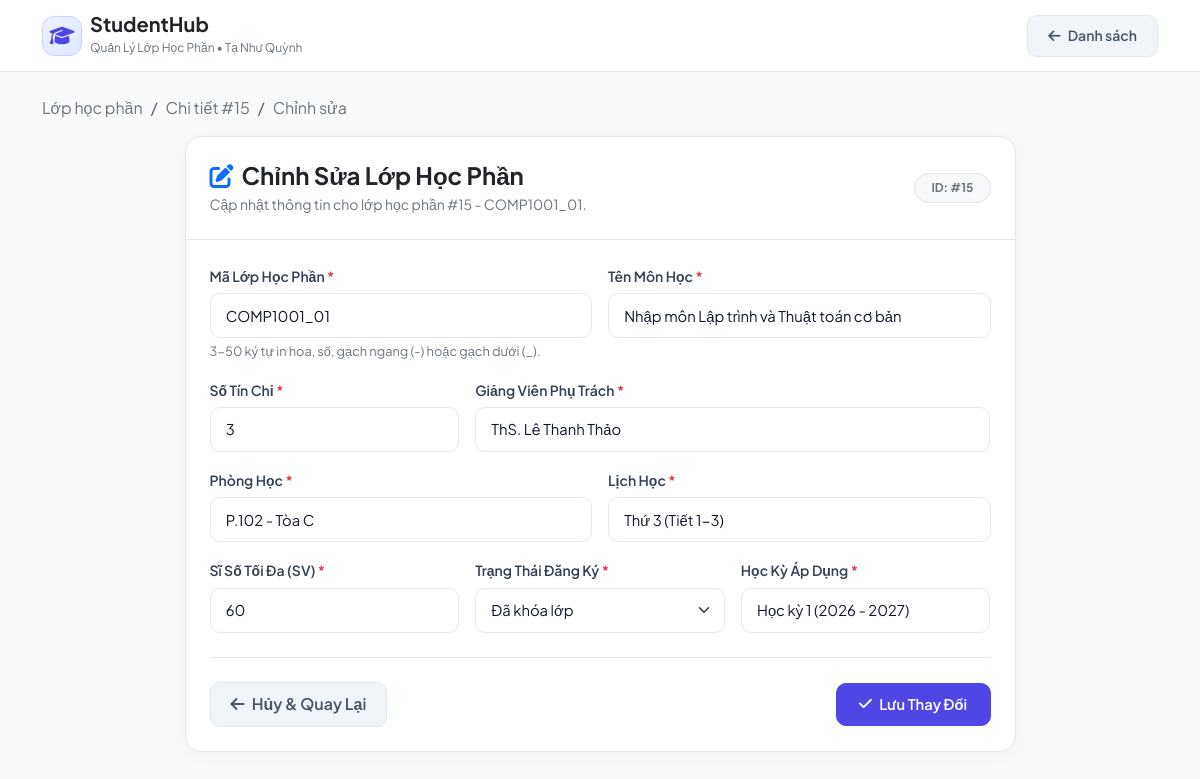
Page /edit.php?id=15 on the committed database.
### tables this page shows
CREATE TABLE IF NOT EXISTS `lop_hoc_phan` (
    `id` INT AUTO_INCREMENT PRIMARY KEY,
    `ma_lop` VARCHAR(50) NOT NULL UNIQUE,
    `ten_mon_hoc` VARCHAR(255) NOT NULL,
    `so_tin_chi` INT NOT NULL,
    `giang_vien` VARCHAR(150) NOT NULL,
    `phong_hoc` VARCHAR(50) NOT NULL,
    `lich_hoc` VARCHAR(150) NOT NULL,
    `si_so_toi_da` INT NOT NULL DEFAULT 40,
    `trang_thai` ENUM('mo', 'khoa') NOT NULL DEFAULT 'mo',
    `hoc_ky` VARCHAR(50) NOT NULL DEFAULT 'Học kỳ 1 (2026 - 2027)',
    `created_at` TIMESTAMP DEFAULT CURRENT_TIMESTAMP,
    `updated_at` TIMESTAMP DEFAULT CURRENT_TIMESTAMP ON UPDATE CURRENT_TIMESTAMP,
    INDEX `idx_lop_ten_mon` (`ten_mon_hoc`),
    INDEX `idx_lop_giang_vien` (`giang_vien`),
    INDEX `idx_lop_trang_thai` (`trang_thai`)
);

### edit.php (the view, shortened to what the rows shown need)
<?php
require_once __DIR__ . '/config/database.php';
require_once __DIR__ . '/helpers/session.php';
require_once __DIR__ . '/repositories/LopHocPhanRepository.php';
$repository = new LopHocPhanRepository(getDatabaseConnection());
$id = filter_input(INPUT_GET, 'id', FILTER_VALIDATE_INT);
    ?>
    <?php
$classItem = $repository->getById((int)$id);
    ?>
    <?php
$errors = [];
$formData = [
    'ma_lop'       => $classItem['ma_lop'],
    'ten_mon_hoc'  => $classItem['ten_mon_hoc'],
    'so_tin_chi'   => (string)$classItem['so_tin_chi'],
    'giang_vien'   => $classItem['giang_vien'],
    'phong_hoc'    => $classItem['phong_hoc'],
    'lich_hoc'     => $classItem['lich_hoc'],
    'si_so_toi_da' => (string)$classItem['si_so_toi_da'],
    'trang_thai'   => $classItem['trang_thai'],
    'hoc_ky'       => $classItem['hoc_ky'],
];
?>
<!DOCTYPE html>
<html lang="vi">
<head>
    <link href="https://cdn.jsdelivr.net/npm/bootstrap@5.3.3/dist/css/bootstrap.min.css" rel="stylesheet">
    <link href="https://cdnjs.cloudflare.com/ajax/libs/font-awesome/6.5.1/css/all.min.css" rel="stylesheet">
</head>
<body>
    <main class="container pb-5">
        <nav aria-label="breadcrumb" class="mb-3">
            <ol class="breadcrumb small">
                <li class="breadcrumb-item"><a href="detail.php?id=<?= (int)$classItem['id'] ?>" class="text-decoration-none text-secondary">Chi tiết #<?= (int)$classItem['id'] ?></a></li>
            </ol>
        </nav>
        <div class="row justify-content-center">
            <div class="col-lg-9">
                <div class="dashboard-card overflow-hidden">
                    <div class="p-4 border-bottom d-flex align-items-center justify-content-between" style="border-color: var(--border-light) !important;">
                        <div>
                            <h2 class="h4 fw-bold text-dark mb-1">
                                <i class="fa-solid fa-pen-to-square text-primary me-2"></i>Chỉnh Sửa Lớp Học Phần
                            </h2>
                            <p class="text-secondary small mb-0">Cập nhật thông tin cho lớp học phần #<?= (int)$classItem['id'] ?> - <?= e($classItem['ma_lop']) ?>.</p>
                        </div>
                        <span class="badge bg-light text-secondary border px-3 py-2 rounded-pill small">
                            ID: #<?= (int)$classItem['id'] ?>
                        </span>
                    </div>
                    <div class="p-4">
                        <form action="edit.php?id=<?= (int)$classItem['id'] ?>" method="POST" novalidate>
                            <div class="row g-3">
                                <div class="col-md-6">
                                    <label for="ma_lop" class="form-label">
                                        Mã Lớp Học Phần <span class="text-danger">*</span>
                                    </label>
                                    <input type="text"
                                           class="form-control <?= isset($errors['ma_lop']) ? 'is-invalid' : '' ?>"
                                           id="ma_lop"
                                           name="ma_lop"
                                           value="<?= e($formData['ma_lop']) ?>"
                                           required>
                                    <?php if (isset($errors['ma_lop'])): ?>
                                        <div class="invalid-feedback small"><?= e($errors['ma_lop']) ?></div>
                                    <?php else: ?>
                                        <div class="form-text text-secondary" style="font-size: 0.8rem;">3-50 ký tự in hoa, số, gạch ngang (-) hoặc gạch dưới (_).</div>
                                    <?php endif; ?>
                                </div>
                                <div class="col-md-6">
                                    <label for="ten_mon_hoc" class="form-label">
                                        Tên Môn Học <span class="text-danger">*</span>
                                    </label>
                                    <input type="text"
                                           class="form-control <?= isset($errors['ten_mon_hoc']) ? 'is-invalid' : '' ?>"
                                           id="ten_mon_hoc"
                                           name="ten_mon_hoc"
                                           value="<?= e($formData['ten_mon_hoc']) ?>"
                                           required>
                                </div>
                                <div class="col-md-4">
                                    <label for="so_tin_chi" class="form-label">
                                        Số Tín Chỉ <span class="text-danger">*</span>
                                    </label>
                                    <input type="number"
                                           min="1"
                                           max="10"
                                           class="form-control <?= isset($errors['so_tin_chi']) ? 'is-invalid' : '' ?>"
                                           id="so_tin_chi"
                                           name="so_tin_chi"
                                           value="<?= e($formData['so_tin_chi']) ?>"
                                           required>
                                </div>
                                <div class="col-md-8">
                                    <label for="giang_vien" class="form-label">
                                        Giảng Viên Phụ Trách <span class="text-danger">*</span>
                                    </label>
                                    <input type="text"
                                           class="form-control <?= isset($errors['giang_vien']) ? 'is-invalid' : '' ?>"
                                           id="giang_vien"
                                           name="giang_vien"
                                           value="<?= e($formData['giang_vien']) ?>"
                                           required>
                                </div>
                                <div class="col-md-6">
                                    <label for="phong_hoc" class="form-label">
                                        Phòng Học <span class="text-danger">*</span>
                                    </label>
                                    <input type="text"
                                           class="form-control <?= isset($errors['phong_hoc']) ? 'is-invalid' : '' ?>"
                                           id="phong_hoc"
                                           name="phong_hoc"
                                           value="<?= e($formData['phong_hoc']) ?>"
                                           required>
                                </div>
                                <div class="col-md-6">
                                    <label for="lich_hoc" class="form-label">
                                        Lịch Học <span class="text-danger">*</span>
                                    </label>
                                    <input type="text"
                                           class="form-control <?= isset($errors['lich_hoc']) ? 'is-invalid' : '' ?>"
                                           id="lich_hoc"
                                           name="lich_hoc"
                                           value="<?= e($formData['lich_hoc']) ?>"
                                           required>
                                </div>
                                <div class="col-md-4">
                                    <label for="si_so_toi_da" class="form-label">
                                        Sĩ Số Tối Đa (SV) <span class="text-danger">*</span>
                                    </label>
                                    <input type="number"
                                           min="10"
                                           max="200"
                                           class="form-control <?= isset($errors['si_so_toi_da']) ? 'is-invalid' : '' ?>"
                                           id="si_so_toi_da"
                                           name="si_so_toi_da"
                                           value="<?= e($formData['si_so_toi_da']) ?>"
                                           required>
                                </div>
                                <div class="col-md-4">
                                    <label for="trang_thai" class="form-label">
                                        Trạng Thái Đăng Ký <span class="text-danger">*</span>
                                    </label>
                                    <select class="form-select <?= isset($errors['trang_thai']) ? 'is-invalid' : '' ?>"
                                            id="trang_thai"
                                            name="trang_thai"
                                            required>
                                        <option value="khoa" <?= ($formData['trang_thai'] === 'khoa') ? 'selected' : '' ?>>
                                            Đã khóa lớp
                                        </option>
                                    </select>
                                </div>
                                <div class="col-md-4">
                                    <label for="hoc_ky" class="form-label">
                                        Học Kỳ Áp Dụng <span class="text-danger">*</span>
                                    </label>
                                    <input type="text"
                                           class="form-control"
                                           id="hoc_ky"
                                           name="hoc_ky"
                                           value="<?= e($formData['hoc_ky']) ?>"
                                           required>
                                </div>
                            </div>
                        </form>
                    </div>
                </div>
            </div>
        </div>
    </main>
</body>
</html>

### rows in the picture
lop_hoc_phan: id "15", ma_lop "COMP1001_01", ten_mon_hoc "Nhập môn Lập trình và Thuật toán cơ bản", so_tin_chi "3", giang_vien "ThS. Lê Thanh Thảo", phong_hoc "P.102 - Tòa C", lich_hoc "Thứ 3 (Tiết 1-3)", si_so_toi_da "60", trang_thai "Đã khóa lớp", hoc_ky "Học kỳ 1 (2026 - 2027)"
